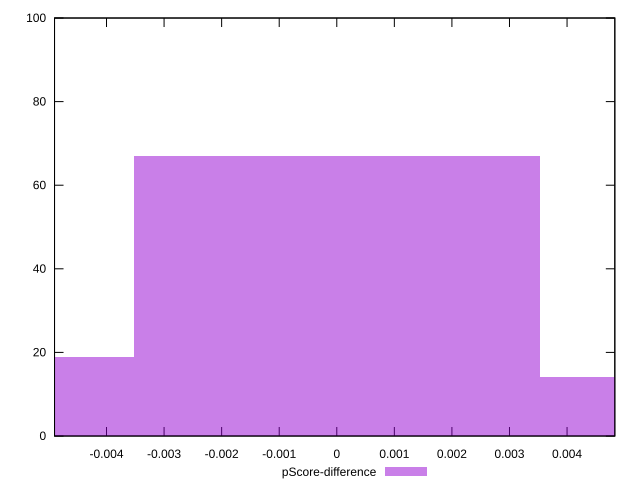

gnuplot code for this plot:
reset

$pScoreDifference <<EOF
0 67
0.007044638690282459 14
-0.007044638690282459 19
EOF

set key outside below
set boxwidth 0.007044638690282459
set xrange [-0.00490288038921749:0.004829862142233021]
set yrange [0:100]
set trange [0:100]
set style fill transparent solid 0.5 noborder
set terminal svg size 640, 490 enhanced background rgb 'white'
set output "report_00018_2021-02-10T15-25-16.877Z/speed-index/samples/pages+cached/pScore-difference/histogram.svg"

plot $pScoreDifference title "pScore-difference" with boxes

reset
